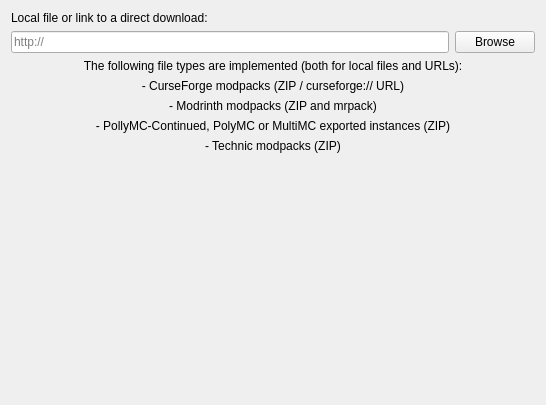
<?xml version="1.0" encoding="UTF-8"?>
<ui version="4.0">
 <class>ImportPage</class>
 <widget class="QWidget" name="ImportPage">
  <property name="geometry">
   <rect>
    <x>0</x>
    <y>0</y>
    <width>546</width>
    <height>405</height>
   </rect>
  </property>
  <layout class="QGridLayout" name="gridLayout">
   <item row="2" column="0">
    <widget class="QLineEdit" name="modpackEdit">
     <property name="placeholderText">
      <string notr="true">http://</string>
     </property>
    </widget>
   </item>
   <item row="2" column="1">
    <widget class="QPushButton" name="modpackBtn">
     <property name="text">
      <string>Browse</string>
     </property>
    </widget>
   </item>
   <item row="3" column="0" rowspan="2" colspan="2">
    <layout class="QVBoxLayout" name="verticalLayout">
     <item>
      <widget class="QLabel" name="label">
       <property name="text">
        <string>The following file types are implemented (both for local files and URLs):</string>
       </property>
       <property name="alignment">
        <set>Qt::AlignCenter</set>
       </property>
      </widget>
     </item>
     <item>
      <widget class="QLabel" name="label_5">
       <property name="text">
        <string>- CurseForge modpacks (ZIP / curseforge:// URL)</string>
       </property>
       <property name="alignment">
        <set>Qt::AlignCenter</set>
       </property>
      </widget>
     </item>
     <item>
      <widget class="QLabel" name="label_3">
       <property name="text">
        <string>- Modrinth modpacks (ZIP and mrpack)</string>
       </property>
       <property name="alignment">
        <set>Qt::AlignCenter</set>
       </property>
      </widget>
     </item>
     <item>
      <widget class="QLabel" name="label_2">
       <property name="text">
        <string>- PollyMC-Continued, PolyMC or MultiMC exported instances (ZIP)</string>
       </property>
       <property name="alignment">
        <set>Qt::AlignCenter</set>
       </property>
      </widget>
     </item>
     <item>
      <widget class="QLabel" name="label_4">
       <property name="text">
        <string>- Technic modpacks (ZIP)</string>
       </property>
       <property name="alignment">
        <set>Qt::AlignCenter</set>
       </property>
      </widget>
     </item>
    </layout>
   </item>
   <item row="5" column="0" colspan="2">
    <spacer name="verticalSpacer">
     <property name="orientation">
      <enum>Qt::Vertical</enum>
     </property>
     <property name="sizeHint" stdset="0">
      <size>
       <width>20</width>
       <height>40</height>
      </size>
     </property>
    </spacer>
   </item>
   <item row="0" column="0" colspan="2">
    <widget class="QLabel" name="modpackLabel">
     <property name="text">
      <string>Local file or link to a direct download:</string>
     </property>
    </widget>
   </item>
  </layout>
 </widget>
 <resources/>
 <connections/>
</ui>
